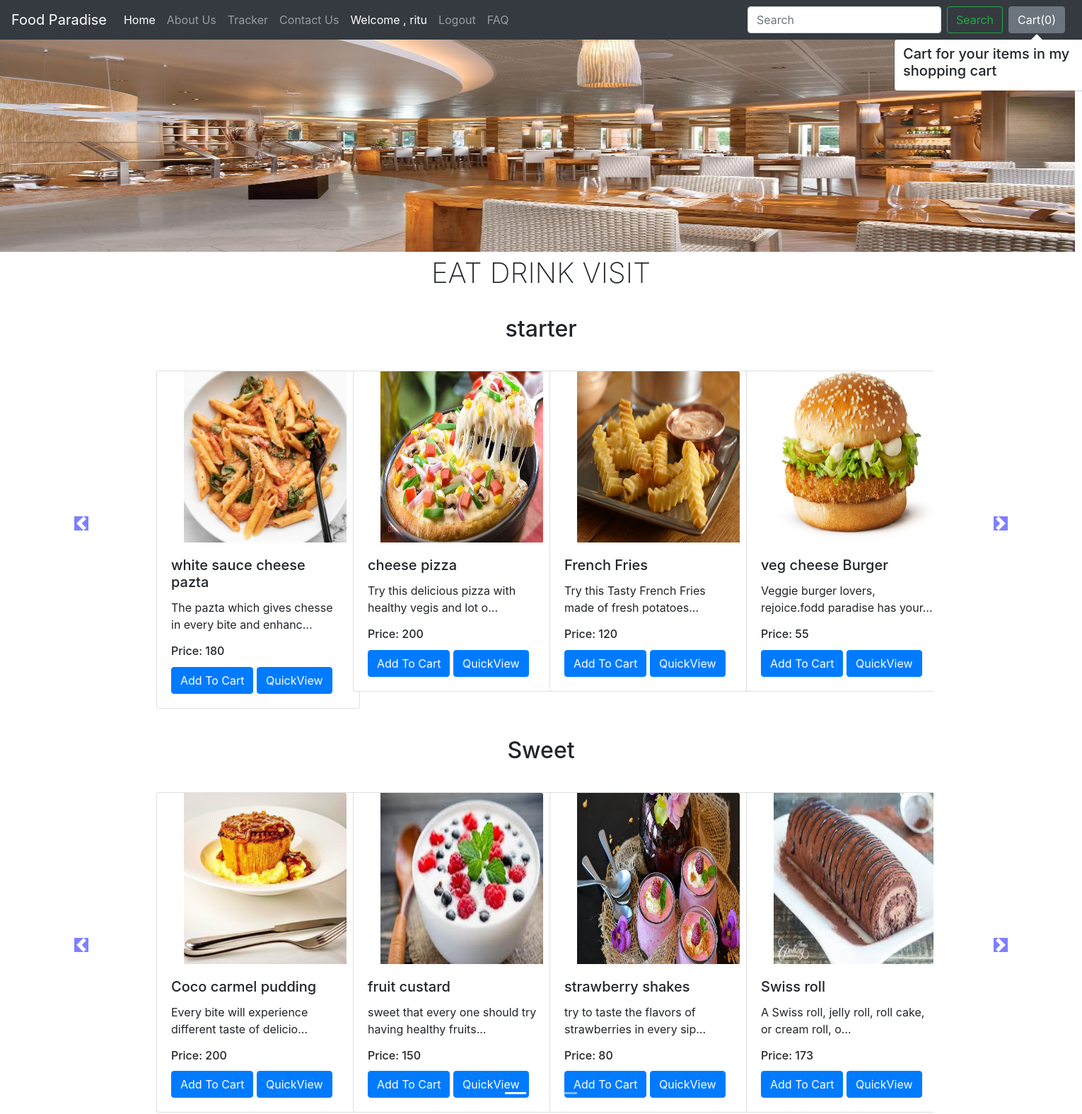
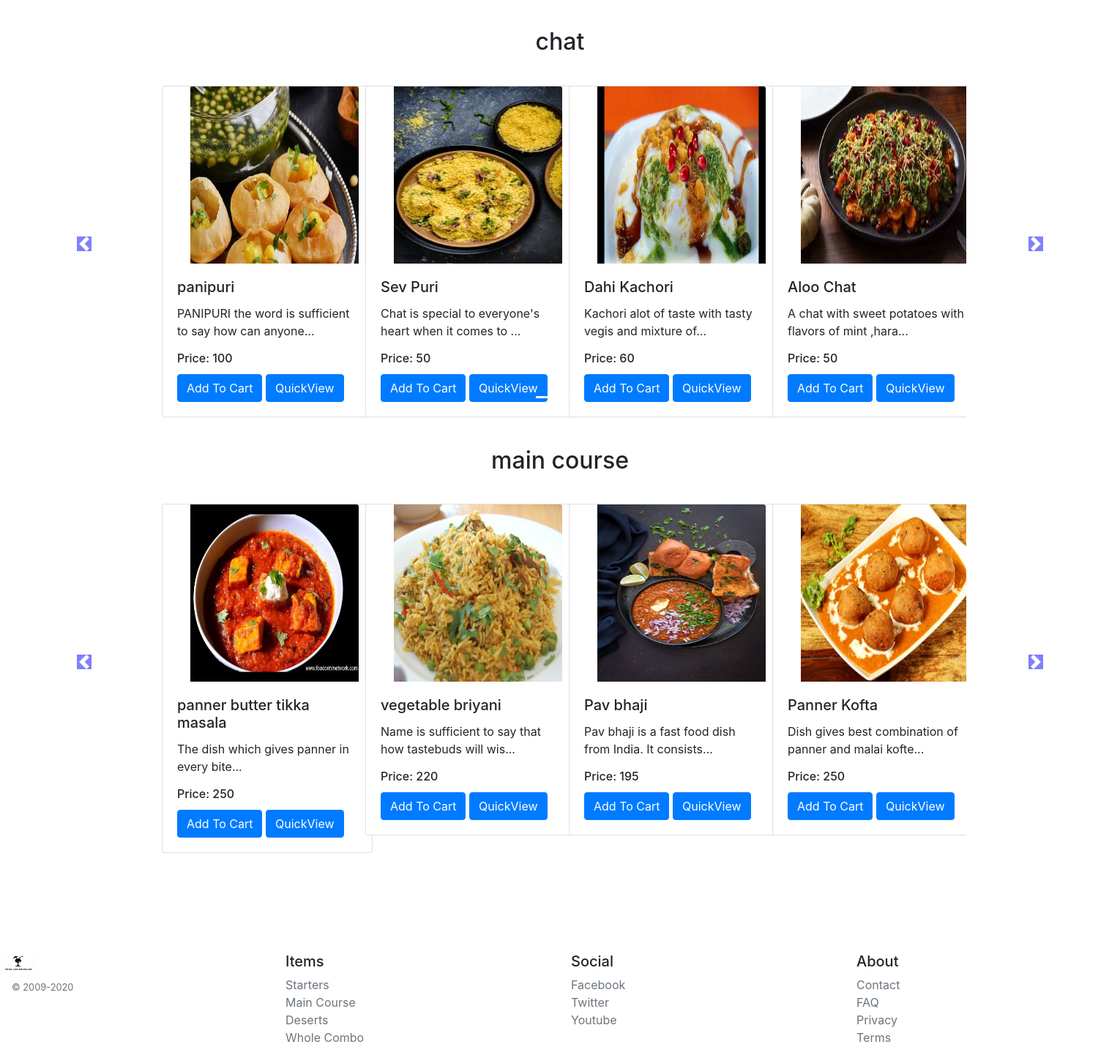
/shop/ (signed in), run on the app's committed database (2 pictures, top to bottom).
### shop/models.py (models this page shows, shortened)
class Product(models.Model):
    id = models.AutoField(primary_key=True)
    product_name = models.CharField(max_length=50)
    category = models.CharField(max_length=50, default="")
    price = models.IntegerField(default=int('100'),null=True)
    desc = models.CharField(max_length=3000)
    image = models.ImageField(upload_to='shop/images', default="")

### shop/views.py (the view)
# urls.py: path("", views.index,name="ShopHome"),
def index(request):
    allProds=[]
    catprods =Product.objects.values('category','id')
    cats ={item['category'] for item in catprods}
    for cat in cats:
        prod =Product.objects.filter(category=cat)
        n =len(prod)
        nSlides =n//4 +ceil((n/4)-(n//4))
        allProds.append([prod,range(1,nSlides),nSlides])
    params={'allProds':allProds}
    return render(request,"index2.html",params)

### templates/index2.html (shortened to what this page needs)
{% extends 'base.html' %}
{% block body %}
{% load static %}
<div class="ri">
    <img src="/static/bg.jpg" width="1520" height="300" alt="">
</div>
<div class="tu">
    <span class="text1">Eat Drink Visit</span>
</div>
<div class="container">
    {% for product, range, nSlides in allProds %}
    <h2 class="my-4 text-center">{{product.0.category}}</h2>
    <div class="row">
        <div id="demo{{forloop.counter}}" class="col carousel slide my-3" data-ride="carousel">
            <ul class="carousel-indicators">
                <li data-target="#demo{{forloop.counter}}" data-slide-to="0" class="active"></li>
                {% for i in range %}
                <li data-target="#demo{{forloop.parentloop.counter}}" data-slide-to="{{i}}"></li>
                {% endfor %}
            </ul>
            <div class="container carousel-inner no-padding">
                <div class="carousel-item active">
                    {% for i in product %}
                    <div class="col-xs-3 col-sm-3 col-md-3">
                        <div class="card align-items-center" style="width: 18rem;">
                            <img src='/media/{{i.image}}' class="card-img-top" alt="...">
                            <div class="card-body">
                                <h5 class="card-title" id="namepr{{i.id}}">{{i.product_name}}</h5>
                                <p class="card-text">{{i.desc|slice:"0:53"}}...</p>
                                <h6 class="card-title" >Price: <span id="pricepr{{i.id}}">{{i.price}}</span></h6>
                                <span id="divpr{{i.id}}" class="divpr">
                                    <button id="pr{{i.id}}" class="btn btn-primary cart">Add To Cart</button>
                                </span>
                                <a href="/shop/products/{{i.id}}"><button id="qv{{i.id}}" class="btn btn-primary cart">QuickView</button></a>
                            </div>
                        </div>
                    </div>
                    {% if forloop.counter|divisibleby:4 and forloop.counter > 0 and not forloop.last %}
                </div>
                    {% endif %}
                    {% endfor %}
            </div>
        </div>
        <a class="carousel-control-prev" href="#demo{{forloop.counter}}" data-slide="prev">
            <span class="carousel-control-prev-icon"></span>
        </a>
        <a class="carousel-control-next" href="#demo{{forloop.counter}}" data-slide="next">
            <span class="carousel-control-next-icon"></span>
        </a>
    </div>
    {% endfor %}
</div>
{% endblock %}

### templates/base.html (shortened to what this page needs)
{% load static %}
<!doctype html>
<html lang="en">
  <head>
    <link rel="stylesheet" href="https://stackpath.bootstrapcdn.com/bootstrap/4.2.1/css/bootstrap.min.css">
  </head>
  <body>
    <nav class="navbar navbar-expand-lg navbar-dark bg-dark">
  <a class="navbar-brand" href="/shop">Food Paradise</a>
  <div class="collapse navbar-collapse" id="navbarSupportedContent">
    <ul class="navbar-nav mr-auto">
      {% if '/shop/' == request.path %}
        <li class="nav-item">
          <a class="nav-link active" href="/shop">Home <span class="sr-only">(current)</span></a>
        </li>
      {% else %}
        <li class="nav-item">
          <a class="nav-link" href="/shop">Home <span class="sr-only">(current)</span></a>
        </li>
      {% endif %}
      <li class="nav-item">
        {% if '/shop/about' in request.path %}
        <a class="nav-link active" href="/shop/about">About Us</a>
        {% else %}
          <a class="nav-link" href="/shop/about">About Us</a>
          {%endif %}
      </li>
      <li class="nav-item">
        {% if '/shop/tracker' in request.path %}
        <a class="nav-link active" href="/shop/tracker">Tracker</a>
        {% else %}
          <a class="nav-link" href="/shop/tracker">Tracker</a>
        {%endif %}
      </li>
       <li class="nav-item">
        {% if '/shop/contact' in request.path %}
        <a class="nav-link active" href="/shop/contact">Contact Us</a>
        {% else %}
          <a class="nav-link" href="/shop/contact">Contact Us</a>
        {% endif %}
       </li>
      {% if request.user.is_authenticated %}
        <li class="nav-item">
          <a href="#" class="nav-link active">Welcome , {{ request.user }} </a>
        </li>
        <li class="nav-item">
          <a class="nav-link" href="/shop/logout">Logout</a>
        </li>
      {% endif %}
      <li class="nav-item">
        {% if '/shop/faq' in request.path %}
        <a class="nav-link active" href="/shop/faq">FAQ</a>
        {% else %}
          <a class="nav-link" href="/shop/faq">FAQ</a>
        {% endif %}
      </li>
    </ul>
    <form method='get' action='/shop/search/' class="form-inline my-2 my-lg-0">
      <input class="form-control mr-sm-2" type="search" placeholder="Search" aria-label="Search" name="search" id="search">
      <button class="btn btn-outline-success my-2 my-sm-0" type="submit">Search</button>
    </form>
    <button type="button" class="btn btn-secondary mx-2" id="popcart" data-container="body" data-toggle="popover" data-placement="bottom" data-html="true" data-content="Vivamus
sagittis lacus vel augue laoreet rutrum faucibus.">
  Cart(<span id="cart">0</span>)
</button>
  </div>
</nav>
  {% block body %} {% endblock %}
  <br><br><br><br><br>
  <div class="row ">
    <div class="col-12 col-md">
      <img class="mb-2" src="{% static 'favicon.jpg' %}" alt="" width="50" height="30">
      <small class="d-block mb-3 text-muted mx-3">&copy; 2009-2020</small>
    </div>
    <div class="col-6 col-md">
      <h5>Items</h5>
      <ul class="list-unstyled text-small">
        <li><a class="text-muted" href="/shop">Starters</a></li>
        <li><a class="text-muted" href="/shop">Main Course</a></li>
        <li><a class="text-muted" href="/shop">Deserts</a></li>
        <li><a class="text-muted" href="/shop">Whole Combo</a></li>
      </ul>
    </div>
    <div class="col-6 col-md">
      <h5>Social</h5>
      <ul class="list-unstyled text-small">
        <li><a class="text-muted" href="#">Facebook</a></li>
        <li><a class="text-muted" href="#">Twitter</a></li>
        <li><a class="text-muted" href="#">Youtube</a></li>
      </ul>
    </div>
    <div class="col-6 col-md">
      <h5>About</h5>
      <ul class="list-unstyled text-small">
        <li><a class="text-muted" href="/shop/contact">Contact</a></li>
        <li><a class="text-muted" href="/shop/faq/">FAQ</a></li>
        <li><a class="text-muted" href="#">Privacy</a></li>
        <li><a class="text-muted" href="#">Terms</a></li>
      </ul>
    </div>
  </div>
  </body>
</html>

### data on the page
Product: category "starter", image (picture), product_name "white sauce cheese pazta", desc "The pazta which gives chesse in every bite and enhanc", price "180"
Product: image (picture), product_name "cheese pizza", desc "Try this delicious pizza with healthy vegis and lot o", price "200"
Product: image (picture), product_name "French Fries", desc "Try this Tasty French Fries made of fresh potatoes", price "120"
Product: image (picture), product_name "veg cheese Burger", desc "Veggie burger lovers, rejoice.fodd paradise has your", price "55"
Product: category "Sweet", image (picture), product_name "Coco carmel pudding", desc "Every bite will experience different taste of delicio", price "200"
Product: image (picture), product_name "fruit custard", desc "sweet that every one should try having healthy fruits", price "150"
Product: image (picture), product_name "strawberry shakes", desc "try to taste the flavors of strawberries in every sip", price "80"
Product: image (picture), product_name "Swiss roll", desc "A Swiss roll, jelly roll, roll cake, or cream roll, o", price "173"
Product: category "chat", image (picture), product_name "panipuri", desc "PANIPURI the word is sufficient to say how can anyone", price "100"
Product: image (picture), product_name "Sev Puri", desc "Chat is special to everyone's heart when it comes to", price "50"
Product: image (picture), product_name "Dahi Kachori", desc "Kachori alot of taste with tasty vegis and mixture of", price "60"
Product: image (picture), product_name "Aloo Chat", desc "A chat with sweet potatoes with flavors of mint ,hara", price "50"
Product: category "main course", image (picture), product_name "panner butter tikka masala", desc "The dish which gives panner in every bite", price "250"
Product: image (picture), product_name "vegetable briyani", desc "Name is sufficient to say that how tastebuds will wis", price "220"
Product: image (picture), product_name "Pav bhaji", desc "Pav bhaji is a fast food dish from India. It consists", price "195"
Product: image (picture), product_name "Panner Kofta", desc "Dish gives best combination of panner and malai kofte", price "250"

### other printed values
{{ request.user }} "ritu"
